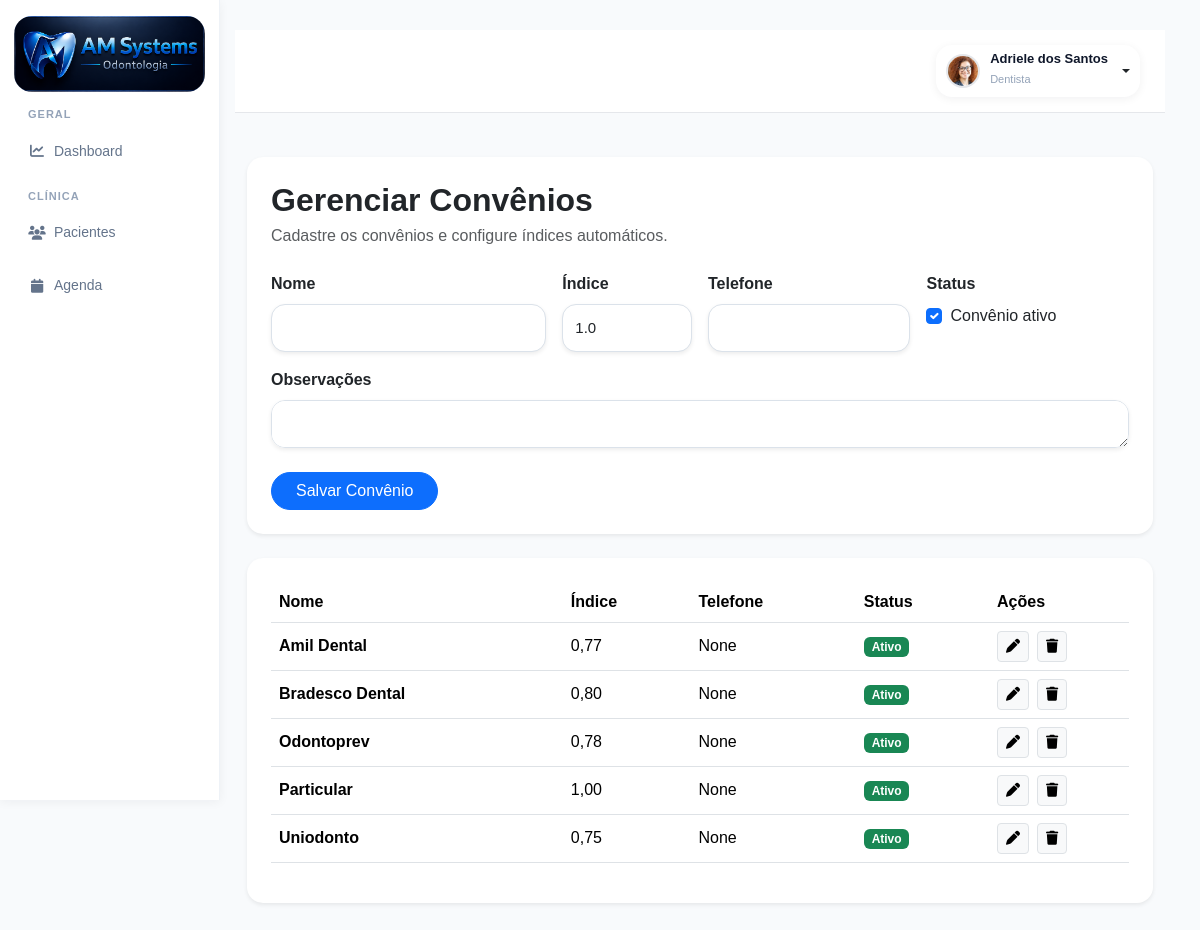
/convenios/ (signed in), run on the app's committed database.
### accounts/models.py (models this page shows, shortened)
class PerfilUsuario(models.Model):
    ADMIN = 'admin'
    GESTOR = 'gestor'
    DENTISTA = 'dentista'
    SECRETARIA = 'secretaria'
    ACD = 'acd'
    CONTABILIDADE = 'contabilidade'
    MARKETING = 'marketing'
    AUDITORIA = 'auditoria'
    TIPOS_USUARIO = [
        (ADMIN, 'Administrador'),
        (GESTOR, 'Gestor'),
        (DENTISTA, 'Dentista'),
        (SECRETARIA, 'Secretária'),
        (ACD, 'Auxiliar de Saúde Bucal'),
        (CONTABILIDADE, 'Contabilidade'),
        (MARKETING, 'Marketing'),
        (AUDITORIA, 'Auditoria'),
    ]
    usuario = models.OneToOneField(
        User,
        on_delete=models.CASCADE,
        related_name='perfil'
    )
    tipo_usuario = models.CharField(
        max_length=30,
        choices=TIPOS_USUARIO,
        default=SECRETARIA
    )
    cro = models.CharField(
        max_length=20,
        blank=True,
        null=True
    )
    especialidade = models.CharField(
        max_length=100,
        blank=True,
        null=True
    )
    telefone = models.CharField(
        max_length=20,
        blank=True,
        null=True
    )
    cpf = models.CharField(
        max_length=14,
        blank=True,
        null=True
    )
    rg = models.CharField(
        max_length=20,
        blank=True,
        null=True
    )
    data_nascimento = models.DateField(
        blank=True,
        null=True
    )
    sexo = models.CharField(
        max_length=20,
        blank=True,
        null=True
    )
    foto = models.ImageField(
        upload_to='usuarios/fotos/',
        blank=True,
        null=True
    )
    assinatura = models.ImageField(
        upload_to='usuarios/assinaturas/',
        blank=True,
        null=True
    )
    cro_uf = models.CharField(
        max_length=2,
        blank=True,
        null=True
    )
    cep = models.CharField(
        max_length=10,
        blank=True,
        null=True
    )
    logradouro = models.CharField(
        max_length=255,
        blank=True,
        null=True
    )
    numero = models.CharField(
        max_length=20,
        blank=True,
        null=True
    )
    complemento = models.CharField(
        max_length=100,
        blank=True,
        null=True
    )
    bairro = models.CharField(
        max_length=100,
        blank=True,
        null=True
    )
    cidade = models.CharField(
        max_length=100,
        blank=True,
        null=True
    )
    uf = models.CharField(
        max_length=2,
        blank=True,
        null=True
    )
    celular = models.CharField(
        max_length=20,
        blank=True,
        null=True
    )
    ativo = models.BooleanField(
        default=True
    )
    somente_leitura = models.BooleanField(
        default=False
    )
    criado_em = models.DateTimeField(
        auto_now_add=True
    )
    atualizado_em = models.DateTimeField(
        auto_now=True
    )

class Convenio(models.Model):
    nome = models.CharField(
        max_length=150
    )
    indice = models.DecimalField(
        max_digits=5,
        decimal_places=2,
        default=1.00
    )
    telefone = models.CharField(
        max_length=20,
        blank=True,
        null=True
    )
    observacoes = models.TextField(
        blank=True,
        null=True
    )
    ativo = models.BooleanField(
        default=True
    )
    criado_em = models.DateTimeField(
        auto_now_add=True
    )

### accounts/views.py (the view)
@login_required(login_url='/')
def convenios(request):
    convenios = Convenio.objects.all().order_by('nome')
    form = ConvenioForm()
    if request.method == 'POST':
        form = ConvenioForm(request.POST)
        if form.is_valid():
            form.save()
            return redirect('convenios')
    context = {
        'form': form,
        'convenios': convenios
    }
    return render(
        request,
        'accounts/convenios.html',
        context
    )

### accounts/forms.py
class ConvenioForm(forms.ModelForm):
    class Meta:
        model = Convenio
        fields = [
            'nome',
            'indice',
            'telefone',
            'observacoes',
            'ativo'
        ]
        widgets = {
            'nome': forms.TextInput(
                attrs={
                    'class': 'form-control shadow-sm'
                }
            ),
            'indice': forms.NumberInput(
                attrs={
                    'class': 'form-control shadow-sm',
                    'step': '0.01'
                }
            ),
            'telefone': forms.TextInput(
                attrs={
                    'class': 'form-control shadow-sm'
                }
            ),
            'observacoes': forms.Textarea(
                attrs={
                    'class': 'form-control shadow-sm',
                    'rows': 3
                }
            ),
            'ativo': forms.CheckboxInput(
                attrs={
                    'class': 'form-check-input'
                }
            )
        }

### accounts/templates/accounts/convenios.html (shortened to what this page needs)
{% extends 'accounts/base.html' %}
{% block content %}
<div class="container-fluid py-4">
    <div class="card border-0 shadow-sm rounded-4">
        <div class="card-body p-4">
            <h2 class="fw-bold mb-1">
                Gerenciar Convênios
            </h2>
            <p class="text-muted mb-4">
                Cadastre os convênios e configure índices automáticos.
            </p>
            <form method="POST">
                <div class="row g-3">
                    <div class="col-md-4">
                        <label class="form-label fw-semibold">
                            Nome
                        </label>
                        {{ form.nome }}
                    </div>
                    <div class="col-md-2">
                        <label class="form-label fw-semibold">
                            Índice
                        </label>
                        {{ form.indice }}
                    </div>
                    <div class="col-md-3">
                        <label class="form-label fw-semibold">
                            Telefone
                        </label>
                        {{ form.telefone }}
                    </div>
                    <div class="col-md-3">
                        <label class="form-label fw-semibold d-block">
                            Status
                        </label>
                        <div class="form-check mt-2">
                            {{ form.ativo }}
                            <label class="form-check-label">
                                Convênio ativo
                            </label>
                        </div>
                    </div>
                    <div class="col-12">
                        <label class="form-label fw-semibold">
                            Observações
                        </label>
                        {{ form.observacoes }}
                    </div>
                </div>
                <button class="btn btn-primary rounded-pill px-4 mt-4">
                    Salvar Convênio
                </button>
            </form>
        </div>
    </div>
    <div class="card border-0 shadow-sm rounded-4 mt-4">
        <div class="card-body p-4">
            <div class="table-responsive">
                <table class="table align-middle">
                    <thead>
                        <tr>
                            <th>Nome</th>
                            <th>Índice</th>
                            <th>Telefone</th>
                            <th>Status</th>
                             <th width="140">Ações</th>
                        </tr>
                    </thead>
                   <tbody>
    {% for convenio in convenios %}
    <tr>
        <td>
            <strong>
                {{ convenio.nome }}
            </strong>
        </td>
        <td>
            {{ convenio.indice }}
        </td>
        <td>
            {{ convenio.telefone }}
        </td>
        <td>
            {% if convenio.ativo %}
                <span class="badge bg-success">
                    Ativo
                </span>
            {% else %}
                <span class="badge bg-secondary">
                    Inativo
                </span>
            {% endif %}
        </td>
        <td>
            <div class="d-flex gap-2">
                <a
                    href="{% url 'editar_convenio' convenio.id %}"
                    class="btn btn-sm btn-light border"
                >
                    <i class="fa-solid fa-pen"></i>
                </a>
                <a
                    href="{% url 'excluir_convenio' convenio.id %}"
                    class="btn btn-sm btn-light border"
                    onclick="return confirm('Deseja excluir este convênio?')"
                >
                    <i class="fa-solid fa-trash"></i>
                </a>
            </div>
        </td>
    </tr>
    {% empty %}
    <tr>
        <td colspan="5">
            Nenhum convênio cadastrado.
        </td>
    </tr>
    {% endfor %}
</tbody>
                </table>
            </div>
        </div>
    </div>
</div>
{% endblock %}

### accounts/templates/accounts/base.html (shortened to what this page needs)
{% load static %}
<!DOCTYPE html>
<html lang="pt-br">
<head>
    <link href="https://cdn.jsdelivr.net/npm/bootstrap@5.3.3/dist/css/bootstrap.min.css" rel="stylesheet">
    <link rel="stylesheet" href="https://cdn.jsdelivr.net/npm/bootstrap-icons@1.11.3/font/bootstrap-icons.min.css">
    <link rel="stylesheet" href="https://cdnjs.cloudflare.com/ajax/libs/font-awesome/6.5.2/css/all.min.css">
    <link rel="stylesheet" href="{% static 'css/style.css' %}">
    <link rel="stylesheet" href="{% static 'css/pacientes.css' %}">
    <link rel="stylesheet" href="{% static 'css/odontograma.css' %}">
    <link rel="stylesheet" href="{% static 'css/anamnese.css' %}">
    <link rel="stylesheet" href="{% static 'css/ficha_clinica.css' %}">
    <link href="https://cdn.jsdelivr.net/npm/fullcalendar@6.1.15/index.global.min.css" rel="stylesheet">
</head>
<body>
    <div class="dashboard-wrapper">
        {% with perfil=request.user.perfil.tipo_usuario %}
        <aside class="sidebar">
            <div class="logo-area">
                <img src="{% static 'img/logo.png' %}" alt="Logo">
            </div>
            <ul class="sidebar-menu">
                <div class="sidebar-section">
                    Geral
                </div>
                <li class="{% if 'dashboard' in request.path %}active{% endif %}">
                    <a href="/dashboard/">
                        <i class="fa-solid fa-chart-line"></i>
                        <span>Dashboard</span>
                    </a>
                </li>
                <div class="sidebar-section">
                    Clínica
                </div>
                <li class="{% if 'pacientes' in request.path and 'odontograma' not in request.path %}active{% endif %}">
                    <a href="/pacientes/">
                        <i class="fa-solid fa-users"></i>
                        <span>Pacientes</span>
                    </a>
                </li>
                <li class="{% if 'agenda' in request.path %}active{% endif %}">
                    <a href="/agenda/">
                        <i class="fa-solid fa-calendar"></i>
                        <span>Agenda</span>
                    </a>
                </li>
            </ul>
            {% endwith %}
        </aside>
        <main class="main-content">
            <div class="topbar">
                <div class="d-flex justify-content-end align-items-center">
                    {% if request.user.is_authenticated %}
                    <div class="dropdown">
                        <button class="btn profile-dropdown-btn dropdown-toggle" type="button" data-bs-toggle="dropdown"
                            aria-expanded="false">
                            {% if request.user.perfil.foto %}
                            <img src="{{ request.user.perfil.foto.url }}" alt="Foto" class="profile-avatar">
                            {% else %}
                            <div class="profile-avatar-placeholder"></div>
                            {% endif %}
                            <div class="text-start">
                                <div class="profile-user-name">
                                    {% if request.user.first_name and request.user.last_name %}
                                    {{ request.user.first_name }} {{ request.user.last_name }}
                                    {% elif request.user.first_name %}
                                    {{ request.user.first_name }}
                                    {% else %}
                                    {{ request.user.username }}
                                    {% endif %}
                                </div>
                                <small class="profile-user-role">
                                    {{ request.user.perfil.get_tipo_usuario_display }}
                                </small>
                            </div>
                        </button>
                    </div>
                    {% endif %}
                </div>
            </div>
            {% block content %}
            {% endblock %}
        </main>
    </div>
</body>
</html>

### static/css/style.css (style rules this page uses)
html, body { margin:0; padding:0; min-height:100%; background:#f1f5f9; font-family:'Segoe UI', sans-serif; overflow-y:auto; }
.dashboard-wrapper { display:flex; min-height:100vh; }
.sidebar { width:220px; min-width:220px; max-width:220px; background:#ffffff; position:fixed; top:0; left:0; height:100vh; overflow-y:auto; overflow-x:hidden; z-index:1000; border-right:1px solid #eef2f7; box-shadow: 0 2px 10px rgba(15,23,42,.05); padding:16px 14px; }
.sidebar-section { margin-top:14px; margin-bottom:6px; padding:0 14px; font-size:11px; font-weight:700; letter-spacing:1px; color:#94a3b8; text-transform:uppercase; }
.profile-dropdown-btn { background:#fff !important; border:none !important; border-radius:16px !important; padding:7px 10px !important; display:flex !important; align-items:center !important; gap:10px; box-shadow: 0 2px 10px rgba(15,23,42,.06); }
.profile-dropdown-btn small { font-size:11px; color:#94a3b8 !important; }
.profile-avatar { width:34px; height:34px; border-radius:50%; object-fit:cover; border:2px solid #e5e7eb; }
.profile-user-name { font-size:13px; font-weight:600; line-height:1.1; color:#0f172a; }
.profile-user-role { font-size:11px; color:#94a3b8; }
.logo-area { padding:0; margin:0 0 4px 0; }
.logo-area img { width:100%; margin:auto; display:block; border-radius:18px; }
.sidebar-menu { list-style:none; padding:0; margin:0; }
.sidebar-menu li { margin-bottom:8px; }
.sidebar-menu li a { width:100%; display:flex; align-items:center; gap:8px; padding:12px 14px; border-radius:14px; color:#64748b; text-decoration:none; font-weight:500; font-size:14px; transition:.2s; box-sizing:border-box; }
.sidebar-menu li a i { width:18px; min-width:18px; text-align:center; font-size:14px; }
.main-content { margin-left:190px; width:calc(100% - 190px); padding:30px 35px 30px 45px; min-height:100vh; }
.form-control { border-radius:14px !important; padding:12px !important; }
.topbar { background:#fff; padding:15px 25px; border-bottom:1px solid #e5e7eb; margin-bottom:20px; }
.table tbody tr { transition: all .2s ease; }
.table td { vertical-align: middle; }
.form-select, .form-control { height:48px; border-radius:14px !important; border:1px solid #dbe2ea !important; font-size:15px; transition:all .2s ease; }

### static/css/pacientes.css (style rules this page uses)
:root { --primary:#2563eb; --primary-light:#4d8dff; --success:#16a34a; --danger:#dc2626; --text:#0f172a; --text-light:#64748b; --border:#e2e8f0; --bg:#f8fafc; }
body { background:var(--bg); color:var(--text); font-family:'Poppins',sans-serif; overflow-x:hidden; }

### data on the page
Convenio: nome "Amil Dental", indice "0,77", telefone "None", ativo "Ativo"
Convenio: nome "Bradesco Dental", indice "0,80", telefone "None", ativo "Ativo"
Convenio: nome "Odontoprev", indice "0,78", telefone "None", ativo "Ativo"
Convenio: nome "Particular", indice "1,00", telefone "None", ativo "Ativo"
Convenio: nome "Uniodonto", indice "0,75", telefone "None", ativo "Ativo"

### other printed values
{{ request.user.first_name }} "Adriele dos Santos"
{{ request.user.perfil.get_tipo_usuario_display }} "Dentista"
